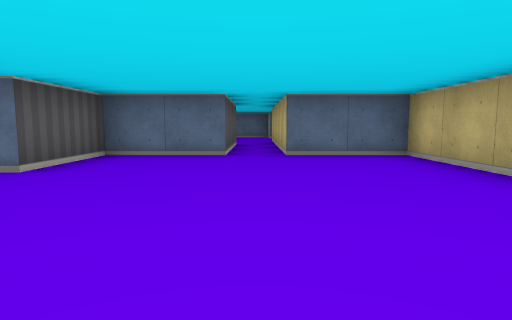
[1] (above)

17 first-person views from a walk through a cub3D maze. The camera is about half as high as the walls, tilts 6° down and sees 75° across. The floor is counted in squares. Each view is taken from the middle of a square. On the plan, view 1 faces up. The plan holds only what a view shows up to about 9 squares ahead; the rest is blank.

[2]
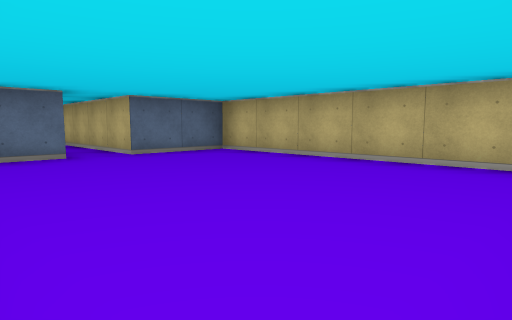

[3]
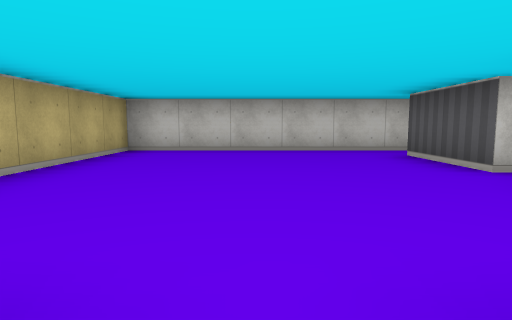

[4]
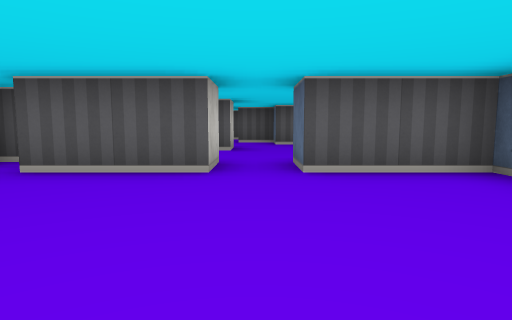

[5]
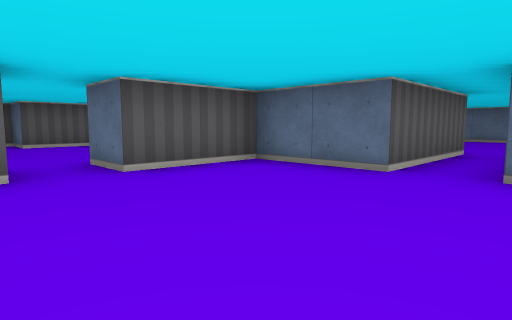

[6]
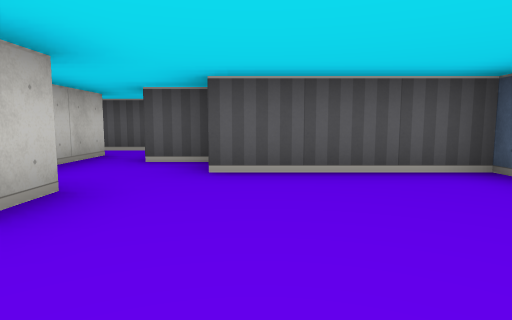

[7]
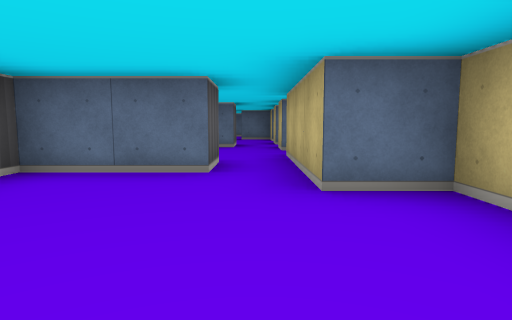

[8]
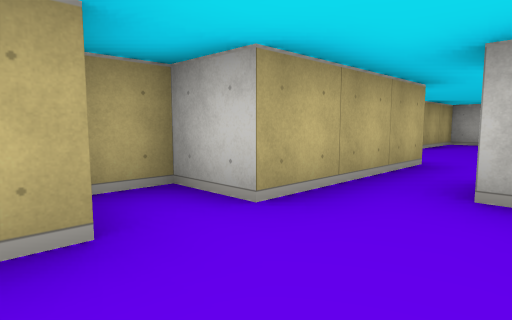

[9]
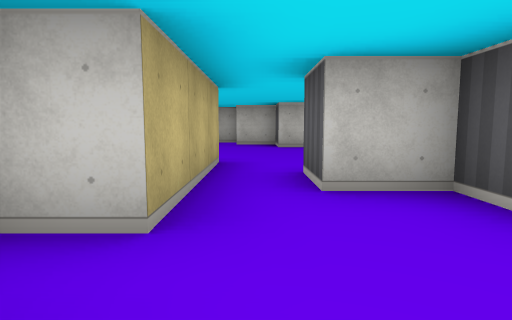

[10]
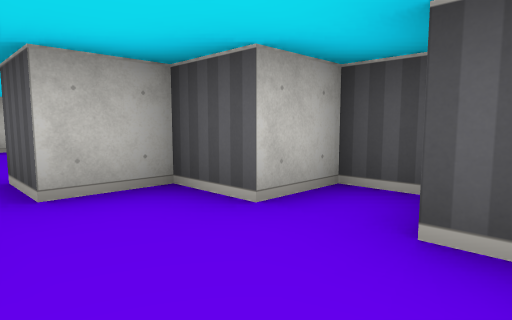

[11]
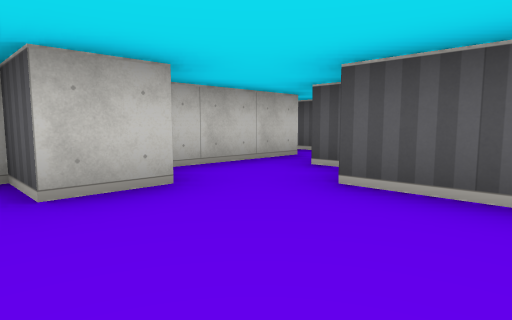

[12]
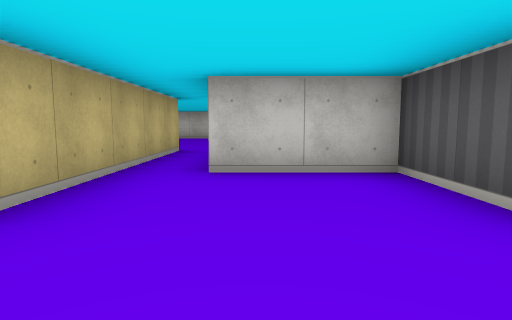

[13]
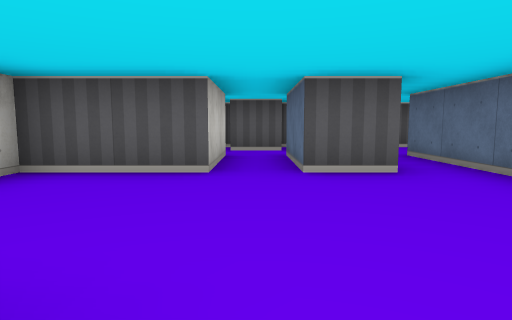

[14]
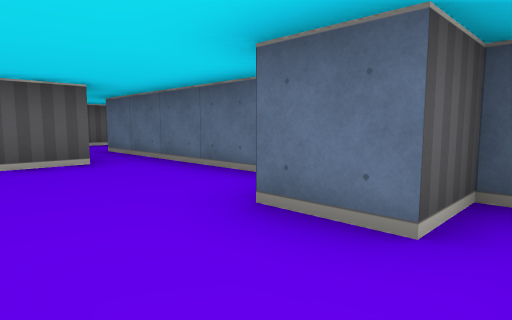

[15]
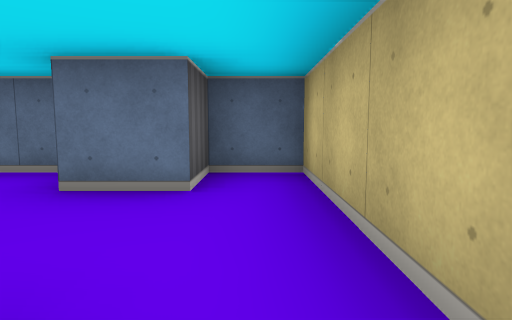

[16]
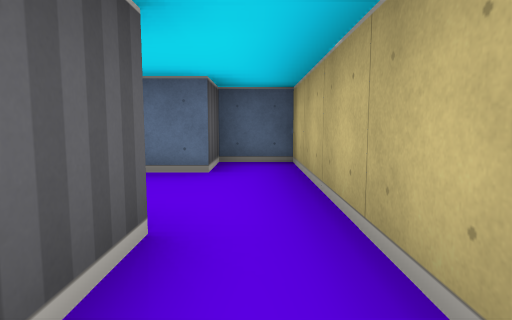

[17]
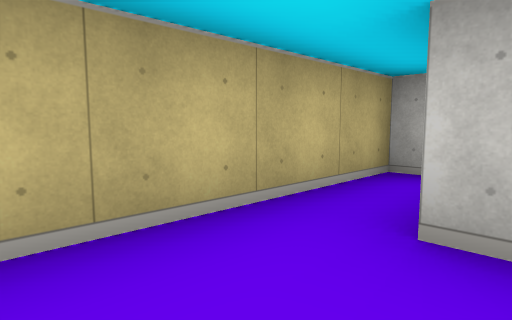

### Floor plan
Points are (right, up) in squares from view 1. A wall is a line through its corners. A room is listed if a view was taken in it or the views show most of it. See-through windows are left out.
Room 1 (views 1, 2, 3, 4, 5)
walls: (-2.5, 2.5) (-2.5, 0.5); (-3, -0.5) (2.5, -0.5) (2.5, 5.5) (0.5, 5.5) (0.5, 8.4); (-0.5, 8.5) (-0.5, 5.5) (-2.5, 5.5) (-2.5, 3.5)
ways out: opening at (-3, 3) to room 2; opening at (0, 9) to room 4
Room 2 (views 6, 7, 11)
walls: (-6.6, 2.5) (-5.5, 2.5) (-5.5, 1.5) (-4.5, 1.5); (-3.5, 4.9) (-3.5, 5.5) (-4.5, 5.5) (-4.5, 7.5); (-8.5, 1.5) (-7, 1.5); (-5.5, 7.5) (-5.5, 6.5) (-7.5, 6.5) (-7.5, 3.5) (-8.5, 3.5) (-8.5, 2.5); (-2.5, 3.5) (-3.5, 3.5); (-4.1, 0.5) (-3.5, 0.5) (-3.5, 2.5) (-2.5, 2.5)
ways out: opening at (-3, 3) to room 1; opening at (-5, 8) to room 3; opening at (-9, 2)
Room 3 (views 8, 9, 10)
walls: (-7.5, 9.2) (-7.5, 8.5) (-6.5, 8.5) (-6.5, 7.5) (-5.5, 7.5); (-4.5, 9.4) (-4.5, 10.5); (-6.5, 10.5) (-6.5, 9.5); (-4.5, 7.5) (-4.5, 8.5) (-3.5, 8.5) (-3.5, 9.2)
ways out: opening at (-5, 8) to room 2; opening at (-5, 10) to room 6
Room 4 (views 12, 13, 17)
walls: (-2.5, 10.5) (-2.5, 8.5) (-0.5, 8.5); (-2.5, 12.6) (-2.5, 11.5); (0, 13.5) (-2.5, 13.5); (1.5, 12.5) (0.5, 12.5); (0.5, 8.4) (0.5, 10.1)
ways out: opening at (0, 9) to room 1; opening at (1, 11.5) to room 5; opening at (-3.5, 11) to room 6; opening at (-3.5, 13)
Room 5 (views 14, 15, 16)
walls: (1.5, 10.5) (1.5, 9.5); (2.5, 8.4) (2.5, 13.5) (1.5, 13.5) (1.5, 12.5)
ways out: opening at (1, 11.5) to room 4
Room 6 (no view inside)
walls: (-4.5, 10.5) (-2.5, 10.5); (-5.5, 11.5) (-5.5, 10.5); (-2.5, 11.5) (-4.5, 11.5)
ways out: opening at (-5, 10) to room 3; opening at (-3.5, 11) to room 4; opening at (-5, 12)

Where each view was taken, in squares from view 1:
view 1: 0 up, 0 right, facing up
view 2: 0 up, 2 left, facing up-right
view 3: 6 up, 0 right, facing down
view 4: 3 up, 1 right, facing left
view 5: 2 up, 1 right, facing up-left
view 6: 4 up, 4 left, facing left
view 7: 3 up, 5 left, facing up
view 8: 10 up, 6 left, facing down-right
view 9: 10 up, 5 left, facing down
view 10: 10 up, 5 left, facing down-left
view 11: 5 up, 5 left, facing down-left
view 12: 12 up, 1 left, facing down
view 13: 11 up, 1 right, facing left
view 14: 11 up, 2 right, facing up-left
view 15: 10 up, 2 right, facing up
view 16: 9 up, 2 right, facing up
view 17: 12 up, 1 right, facing down-right
